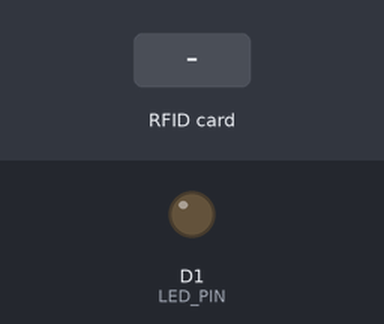
A sketch run on a simulated ESP8266 (NodeMCU). On the bench: output pins drawn as LEDs (lit = HIGH). The inputs (shaded band) are chosen by the test bench. WiFi joins after 1.5 s; servers stay silent unless stated; what the sketch prints to the serial monitor is not drawn.

Above: at 2.7 s.
2.8 s: RFID card 57 AE F7 3F held to the reader
At 3.6 s:
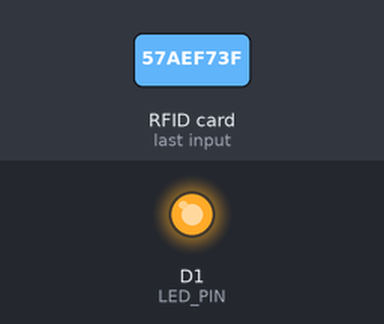
Timing chart, 0 to 5.8 s (numbered marks = the images above; inputs shaded):
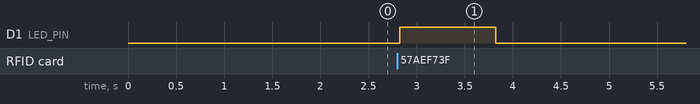

The sketch:

RFID_Access_1.ino
```cpp
//include librairies
#include <SPI.h>
#include <MFRC522.h>
#include <ThingSpeak.h>
#include <ESP8266WiFi.h>

// Define PINS
#define SS_PIN D8
#define RST_PIN D0
#define LED_PIN D1
#define MQ135_PIN D2

// Varibles
int myChannelNumber = 2 ; //My Channel Number
const char * myWriteAPIKey = "X13239BHCS0K6203"; //My Write API Key
const char* ssid = "Pixel3a"; //My Network SSID
const char* password = "1234567890"; //My Network Password

WiFiClient espClient;//creation of espclient object
void setup_wifi()
{
  delay(10);
  // We start by connecting to a WiFi network
  Serial.println();
  Serial.print("Connecting to ");
  Serial.println(ssid);

  WiFi.mode(WIFI_STA);//Set the ESP32 as a Wi-Fi station
  WiFi.begin(ssid, password);

  while (WiFi.status() != WL_CONNECTED) {
    delay(500);
    Serial.print(".");
  }
   randomSeed(micros());

  Serial.println("");
  Serial.println("WiFi connected");
  Serial.println("IP address: ");
  Serial.println(WiFi.localIP());//printing on serial monitor the connected ip address
}

byte readCard[4];
String MasterTag = "57AEF73F";
String tagID = "";
int sensorValue = 0;
//MMMMMMMMMMMMMMMMMMMMMMMMMMMMMMMMMMMMMMMMMMMMMMMMMMMM
// Create instances
MFRC522 mfrc522(SS_PIN, RST_PIN);
//MMMMMMMMMMMMMMMMMMMMMMMMMMMMMMMMMMMMMMMMMMMMMMMMMMMM

/**********************************************************************************************
 * setup() function
**********************************************************************************************/
void setup()
{
  //MMMMMMMMMMMMMMMMMMMMMMMMMMMMMMMMMMMMMMMMMMMMMMMMMMMM
  Serial.begin(115200);
  SPI.begin();
  //MMMMMMMMMMMMMMMMMMMMMMMMMMMMMMMMMMMMMMMMMMMMMMMMMMMM
  mfrc522.PCD_Init();
  delay(4);
  pinMode(LED_PIN, OUTPUT);
  //pinMode(3, OUTPUT);

  //Show details of PCD - MFRC522 Card Reader
  mfrc522.PCD_DumpVersionToSerial();
  //MMMMMMMMMMMMMMMMMMMMMMMMMMMMMMMMMMMMMMMMMMMMMMMMMMMM
  Serial.println("--------------------------");
  Serial.println(" Access Control ");
  Serial.println("Scan Your Card>>");
  //MMMMMMMMMMMMMMMMMMMMMMMMMMMMMMMMMMMMMMMMMMMMMMMMMMMM
// Connect to WIFI
  setup_wifi();
  ThingSpeak.begin(espClient); // initializing the thingspeak with the espclient
}

/**********************************************************************************************
 * loop() function
**********************************************************************************************/
void loop()
{
  //----------------------------------------------------------------------
  //Wait until new tag is available
  while (getID()) {
    //MMMMMMMMMMMMMMMMMMMMMMMMMMMMMMMMMMMMMMMMMMMMMMMMMMMM
    // Cheking of Master Tag
    if (tagID == MasterTag){
      Serial.println(" Access Granted!");
      Serial.println("--------------------------");
      digitalWrite(LED_PIN, HIGH);
      delay(1000);
      digitalWrite(LED_PIN, LOW);
      delay(1000);
       //You can write any code here like, opening doors,
       //switching ON a relay, lighting up an LED etc...
    }
    //MMMMMMMMMMMMMMMMMMMMMMMMMMMMMMMMMMMMMMMMMMMMMMMMMMMM
    else{
      Serial.println(" Access Denied!");
      Serial.println("--------------------------");
    }

    // Reading of MQ-135 Value
    int sensorValue = analogRead(D2);
    Serial.println("The amount of CO2 in PPM");
    Serial.println(sensorValue);
    delay(2000);
    Serial.println("--------------------------");

    //MMMMMMMMMMMMMMMMMMMMMMMMMMMMMMMMMMMMMMMMMMMMMMMMMMMM
    delay(2000);
    Serial.println(" Access Control ");
    Serial.println("Scan Your Card>>");

  }
  //----------------------------------------------------------------------

//This function returns the code 200 if it has succeeded in publishing the readings.
int x = ThingSpeak.writeField(myChannelNumber, 1, tagID, myWriteAPIKey);
int y = ThingSpeak.writeField(myChannelNumber, 2, sensorValue, myWriteAPIKey);
  if(x == 200){
    Serial.println(F("Channel update successful."));
    }
  else{
    Serial.println("Problem updating channel. HTTP error code " + String(x));}
}
/**********************************************************************************************
 * getID() function
 * Read new tag if available
**********************************************************************************************/
boolean getID()
{
  //MMMMMMMMMMMMMMMMMMMMMMMMMMMMMMMMMMMMMMMMMMMMMMMMMMMM
  // Getting ready for Reading PICCs
  //If a new PICC placed to RFID reader continue
  if ( ! mfrc522.PICC_IsNewCardPresent()) {
    return false;
  }
  //MMMMMMMMMMMMMMMMMMMMMMMMMMMMMMMMMMMMMMMMMMMMMMMMMMMM
  //Since a PICC placed get Serial and continue
  if ( ! mfrc522.PICC_ReadCardSerial()) {
  return false;
  }
  //MMMMMMMMMMMMMMMMMMMMMMMMMMMMMMMMMMMMMMMMMMMMMMMMMMMM
  tagID = "";
  // The MIFARE PICCs that we use have 4 byte UID
  for ( uint8_t i = 0; i < 4; i++) {
  //readCard[i] = mfrc522.uid.uidByte[i];
  // Adds the 4 bytes in a single String variable
  tagID.concat(String(mfrc522.uid.uidByte[i], HEX));
  }
  //MMMMMMMMMMMMMMMMMMMMMMMMMMMMMMMMMMMMMMMMMMMMMMMMMMMM
  tagID.toUpperCase();
  mfrc522.PICC_HaltA(); // Stop reading
  return true;
}
```

Measured:
- after the input at 2.8 s, D1 (LED_PIN): LOW → HIGH at once, → LOW 1.0 s later
